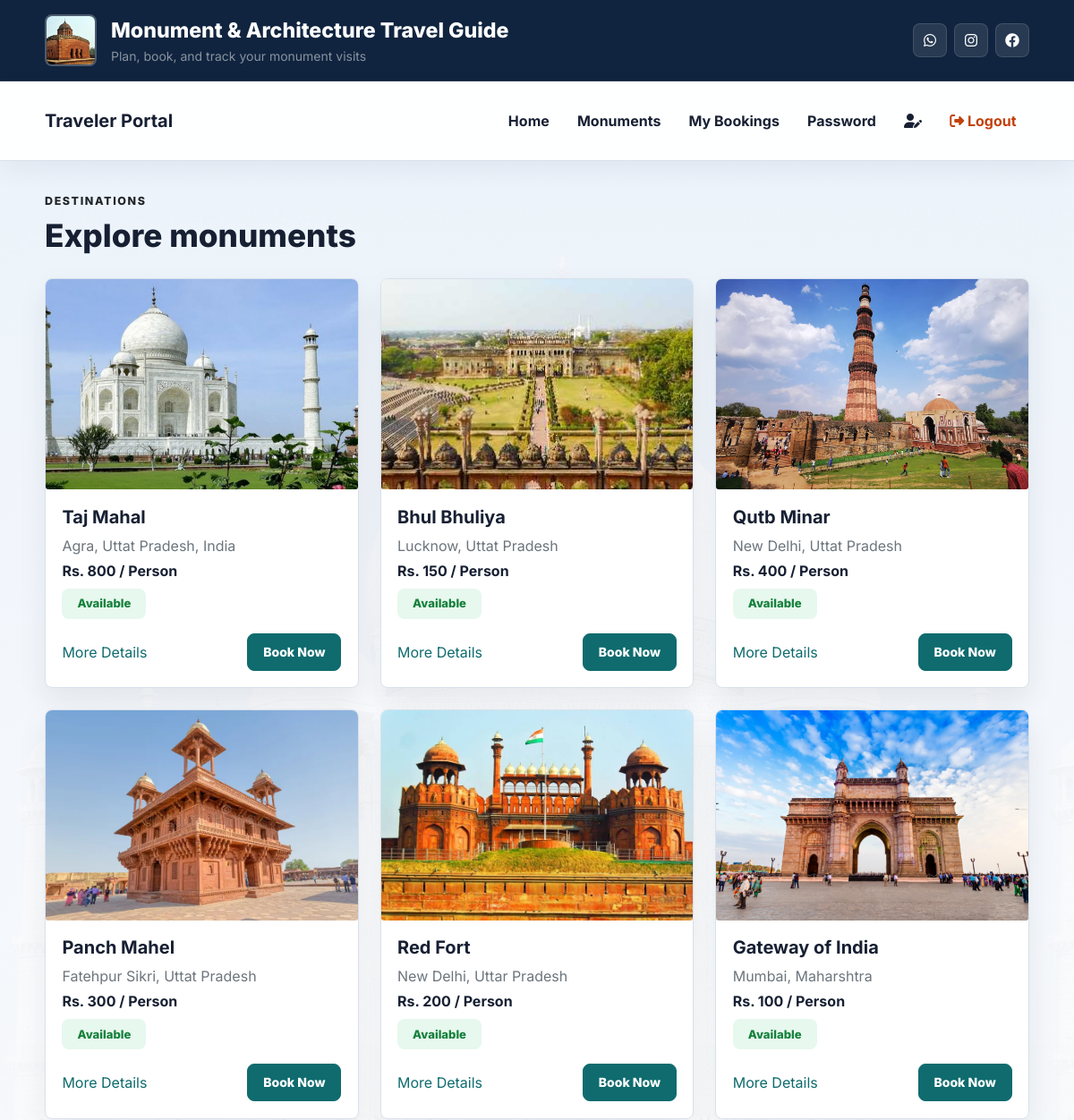
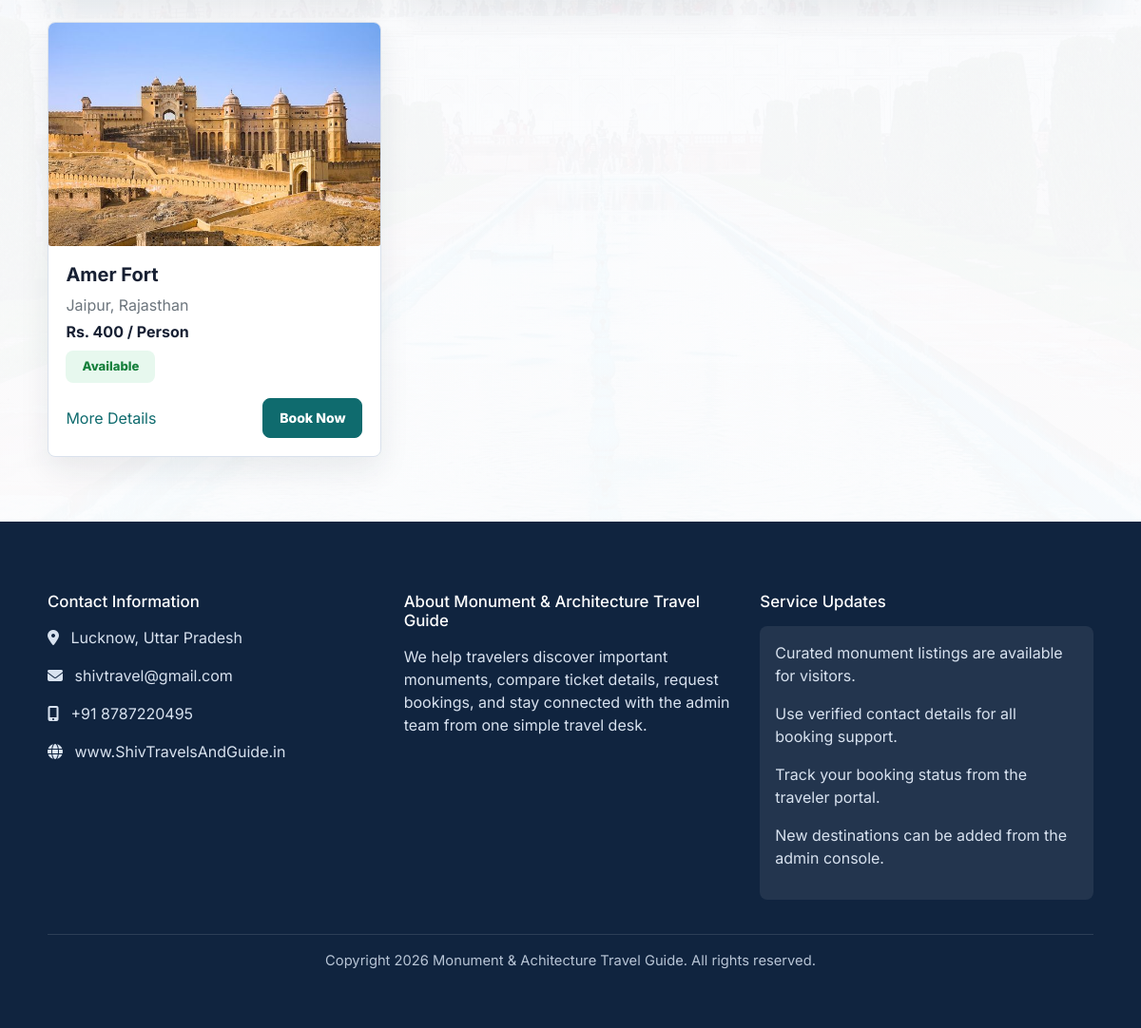
/view_room_user, run on the app's committed database (2 pictures, top to bottom).
### room/models.py (models this page shows)
class Room(models.Model):
    p_name=models.CharField(max_length=10,null=True)
    p_state=models.CharField(max_length=10,null=True)
    p_city=models.CharField(max_length=10,null=True)
    t_price=models.CharField(max_length=10,null=True)
    status=models.CharField(max_length=10,null=True)
    activity=models.CharField(max_length=10,null=True)
    image=models.FileField(null=True)
    history=models.CharField(max_length=90,null=True)

### room/views.py (the view)
# urls.py: path('view_room_user',view_room_user,name='view_room_user'),
def view_room_user(request):
    data=Room.objects.all()
    d={'data':data}
    return render(request,'view_room_user.html',d)

### room/templates/view_room_user.html (shortened to what this page needs)
{% load static %}
{% include 'user_navigation.html' %}
<div class="container">
  <div class="d-flex justify-content-between align-items-center mb-3">
    <div>
      <p class="eyebrow text-dark mb-2">Destinations</p>
      <h3 class="page-title">Explore monuments</h3>
    </div>
  </div>
  <div class="row g-4">
    {% for i in data %}
    <div class="col-md-4">
      <div class="card card-custom">
        <img src="{{i.image.url}}" class="card-img" alt="{{i.p_name}}" />
        <div class="card-body">
          <h5 class="fw-bold">{{i.p_name}}</h5>
          <p class="text-muted mb-1">{{i.p_city}}, {{i.p_state}}</p>
          <p class="mb-2"><strong>Rs. {{i.t_price}} / Person</strong></p>
          {% if i.status == "Available" %}
          <span class="status-badge available">Available</span>
          {% else %}
          <span class="status-badge not-available">Not Available</span>
          {% endif %}
          <div class="card-footer-links mt-3">
            <a href="{% url 'more_detail' i.id %}">More Details</a>
            {% if i.status == "Available" %}
            <a href="{% url 'book_room' i.id %}" class="btn btn-primary btn-sm">Book Now</a>
            {% endif %}
          </div>
        </div>
      </div>
    </div>
    {% endfor %}
  </div>
</div>
{% include 'footer.html' %}

### room/static/css/theme.css (style rules this page uses)
:root { --ink: #172033; --muted: #667085; --line: #d9e1ec; --soft: #f5f7fb; --panel: #ffffff; --brand: #0f6b6e; --brand-dark: #0b4f52; --accent: #b7791f; --danger: #c2410c; --success: #16803c; --shadow: 0 18px 42px rgba(25, 35, 55, 0.1); }
* { box-sizing: border-box; }
html { scroll-behavior: smooth; }
body { margin: 0; min-height: 100vh; font-family: "Inter", system-ui, -apple-system, BlinkMacSystemFont, "Segoe UI", sans-serif; background: linear-gradient(180deg, rgba(245, 247, 251, 0.96), rgba(255, 255, 255, 0.98)), url("/static/images/tajmahal.jpg") center top / cover fixed; color: var(--ink); font-size: 16px; }
a { color: var(--brand); text-decoration: none; }
img { max-width: 100%; }
.container, .container-fluid { padding-left: 1.25rem; padding-right: 1.25rem; }
.page-shell, .container { padding-top: 2.25rem; padding-bottom: 2.25rem; }
.eyebrow, .subtitle { margin: 0 0 0.85rem; color: #d7e8ea; font-weight: 800; font-size: 0.78rem; letter-spacing: 0.13em; text-transform: uppercase; }
.title, .section-title, .page-title, .place-title { margin: 0 0 0.75rem; color: var(--ink); font-size: clamp(1.45rem, 3vw, 2.2rem); line-height: 1.15; font-weight: 800; }
.page-title { color: var(--ink); }
.btn, .hero-btn, .btn-primary, .btn-submit, .btn-login, .btn-reset, .btn-back, .btn-secondary { min-height: 42px; display: inline-flex; align-items: center; justify-content: center; gap: 0.45rem; border-radius: 8px !important; border: 1px solid transparent; padding: 0.72rem 1.05rem; font-weight: 800; line-height: 1; }
.btn-primary, .hero-btn, .btn-submit, .btn-login { background: var(--brand) !important; border-color: var(--brand) !important; color: #fff !important; }
.action-card, .card-custom, .place-card { height: 100%; border-radius: 8px; background: #fff; border: 1px solid var(--line); box-shadow: 0 14px 32px rgba(25, 35, 55, 0.08); overflow: hidden; }
.card-img, .place-img { width: 100%; height: 235px; object-fit: cover; }
.card-body { padding: 1.15rem; }
.card-footer-links { display: flex; justify-content: space-between; align-items: center; gap: 0.75rem; }
.status-badge, .badge-status, .status-pending, .status-confirm, .status-cancel { display: inline-flex; align-items: center; justify-content: center; min-width: 94px; padding: 0.45rem 0.7rem; border-radius: 8px; font-size: 0.82rem; font-weight: 800; }
.available, .status-confirm, .confirm { background: #e7f8ee; color: var(--success); }

### data on the page
Room: image (picture), p_name "Taj Mahal", p_city "Agra", p_state "Uttat Pradesh, India", t_price "800", status "Available"
Room: image (picture), p_name "Bhul Bhuliya", p_city "Lucknow", p_state "Uttat Pradesh", t_price "150", status "Available"
Room: image (picture), p_name "Qutb Minar", p_city "New Delhi", p_state "Uttat Pradesh", t_price "400", status "Available"
Room: image (picture), p_name "Panch Mahel", p_city "Fatehpur Sikri", p_state "Uttat Pradesh", t_price "300", status "Available"
Room: image (picture), p_name "Red Fort", p_city "New Delhi", p_state "Uttar Pradesh", t_price "200", status "Available"
Room: image (picture), p_name "Gateway of India", p_city "Mumbai", p_state "Maharshtra", t_price "100", status "Available"
Room: image (picture), p_name "Amer Fort", p_city "Jaipur", p_state "Rajasthan", t_price "400", status "Available"
